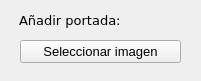
<?xml version="1.0" encoding="UTF-8"?>
<ui version="4.0">
 <class>MainWindow</class>
 <widget class="QMainWindow" name="MainWindow">
  <property name="geometry">
   <rect>
    <x>0</x>
    <y>0</y>
    <width>201</width>
    <height>81</height>
   </rect>
  </property>
  <property name="windowTitle">
   <string> GESTOR COMICS - Registro</string>
  </property>
  <property name="layoutDirection">
   <enum>Qt::LeftToRight</enum>
  </property>
  <widget class="QWidget" name="centralwidget">
   <widget class="QLabel" name="lbl_editar_portada">
    <property name="geometry">
     <rect>
      <x>19</x>
      <y>10</y>
      <width>131</width>
      <height>20</height>
     </rect>
    </property>
    <property name="font">
     <font>
      <family>Verdana</family>
      <pointsize>10</pointsize>
     </font>
    </property>
    <property name="layoutDirection">
     <enum>Qt::LeftToRight</enum>
    </property>
    <property name="text">
     <string>Añadir portada:</string>
    </property>
   </widget>
   <widget class="QPushButton" name="btn_editar_portada">
    <property name="geometry">
     <rect>
      <x>20</x>
      <y>40</y>
      <width>161</width>
      <height>23</height>
     </rect>
    </property>
    <property name="font">
     <font>
      <pointsize>10</pointsize>
     </font>
    </property>
    <property name="layoutDirection">
     <enum>Qt::RightToLeft</enum>
    </property>
    <property name="text">
     <string>Seleccionar imagen</string>
    </property>
   </widget>
  </widget>
 </widget>
 <resources/>
 <connections/>
</ui>
